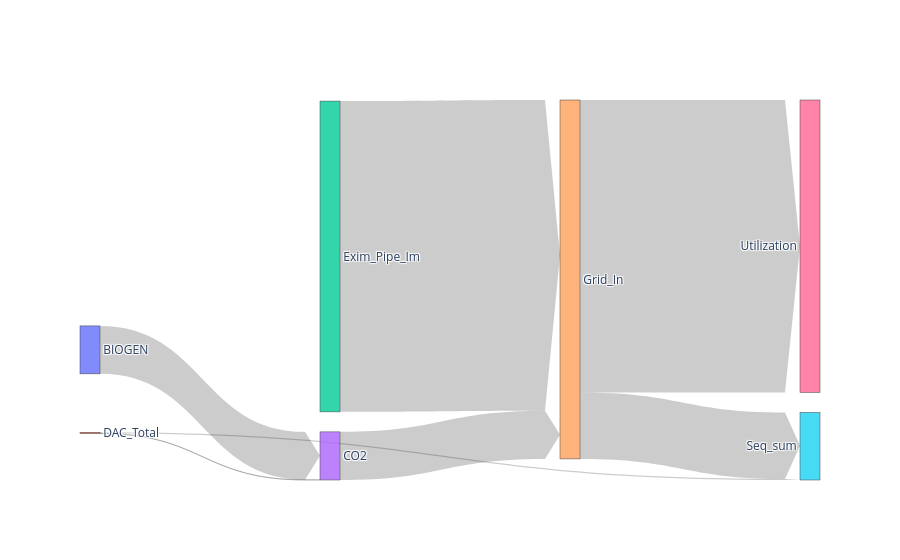

Notebook source saved alongside this figure:
### Markdown cell above
Kode for et enkelt flow diagam:

### Code cell
df = all_results["VFLOW_Opti_C"]
#Filter the dataframe to only contain data where there is "CO2" in the Flow column and denmark in the CCC column
df = df[(df["FLOW"].str.contains("CO2")) & (df["CCC"] == "DENMARK")]

#Total flow from CO2_BIOGEN in IPROCFROM to CO2 in IPROCTO:
flow_bio_co2 = df[(df["IPROCFROM"] == "CO2_BIOGEN") & (df["IPROCTO"] == "CO2")]["Value"].sum()
print(f"Total flow from CO2_BIOGEN to CO2: {flow_bio_co2}")

#Total flow from CO2_DAC_Total in IPROCFROM to CO2 in IPROCTO:
flow_dac_co2 = df[(df["IPROCFROM"] == "CO2_DAC_Total") & (df["IPROCTO"] == "CO2")]["Value"].sum()
print(f"Total flow from CO2_DAC_Total to CO2: {flow_dac_co2}")

#Total flow from CO2_DAC_Total in IPROCFROM to CO2_Seq_Sum in IPROCTO:
flow_dac_seq = df[(df["IPROCFROM"] == "CO2_DAC_Total") & (df["IPROCTO"] == "CO2_Seq_Sum")]["Value"].sum()
print(f"Total flow from CO2_DAC_Total to CO2_Seq_Sum: {flow_dac_seq}")

#Total flow from Exim_CO2_Pipeline in IPROCFROM to CO2_Grid_In in IPROCTO:
flow_exim_grid = df[(df["IPROCFROM"] == "Exim_CO2_Pipeline") & (df["IPROCTO"] == "CO2_Grid_In")]["Value"].sum()
print(f"Total flow from Exim_CO2_Pipeline to CO2_Grin_In: {flow_exim_grid}")

#Total flow from CO2 in IPROCFROM to CO2_Grid_In in IPROCTO:
flow_co2_grid = df[(df["IPROCFROM"] == "CO2") & (df["IPROCTO"] == "CO2_Grid_In")]["Value"].sum()
print(f"Total flow from CO2 to CO2_Grid_In: {flow_co2_grid}")

#Total flow from CO2_Before_Use in IPROCFROM to CO2_Use in IPROCTO:
flow_before_use = df[(df["IPROCFROM"] == "CO2_Before_Use") & (df["IPROCTO"] == "CO2_Use")]["Value"].sum()
print(f"Total flow from CO2_Before_Use to CO2_Use: {flow_before_use}")

#Total flow from CO2_Grid_In in IPROCFROM to Co2_Seq_Sum in IPROCTO:
flow_grid_seq = df[(df["IPROCFROM"] == "CO2_Grid_In") & (df["IPROCTO"] == "CO2_Seq_Sum")]["Value"].sum()
print(f"Total flow from CO2_Grid_In to CO2_Seq_Sum: {flow_grid_seq}")

#Total flow from CO2_Grid_In in IPROCFROM to Exim_CO2_Pipeline in IPROCTO:
flow_grid_exim = df[(df["IPROCFROM"] == "CO2_Grid_In") & (df["IPROCTO"] == "Exim_CO2_Pipeline")]["Value"].sum()
print(f"Total flow from CO2_Grid_In to Exim_CO2_Pipeline: {flow_grid_exim}")

import plotly.graph_objects as go


fig = go.Figure(go.Sankey(
    arrangement='snap',
    node=dict(
        label=["BIOGEN", "DAC_Total", "Exim_Pipe_Im", "CO2", "Grid_In", "Seq_sum", "Utilization", "Exim_Pipe_Ex"],
        align="right",
    ),
    link=dict(
        arrowlen=15,
        source=[0, 1, 3, 2, 4, 1, 4, 4],
        target=[3, 3, 4, 4, 6, 5, 5, 7],
        value=[flow_bio_co2, flow_dac_co2, flow_co2_grid, flow_exim_grid, flow_before_use, flow_dac_seq, flow_grid_seq, flow_grid_exim],
    )
))

fig.show()

### Figure 1 — Plotly figure (JSON) as saved in the notebook; plotly's stock layout.template omitted (floating-point values rounded to 4 significant figures)
{"data": [{"arrangement": "snap", "link": {"arrowlen": 15, "source": [0, 1, 3, 2, 4, 1, 4, 4], "target": [3, 3, 4, 4, 6, 5, 5, 7], "value": [0.6458, 0.002331, 0.6482, 4.186, 3.938, 0.01457, 0.8953, 0]}, "node": {"align": "right", "label": ["BIOGEN", "DAC_Total", "Exim_Pipe_Im", "CO2", "Grid_In", "Seq_sum", "Utilization", "Exim_Pipe_Ex"]}, "type": "sankey"}], "layout": {}}
